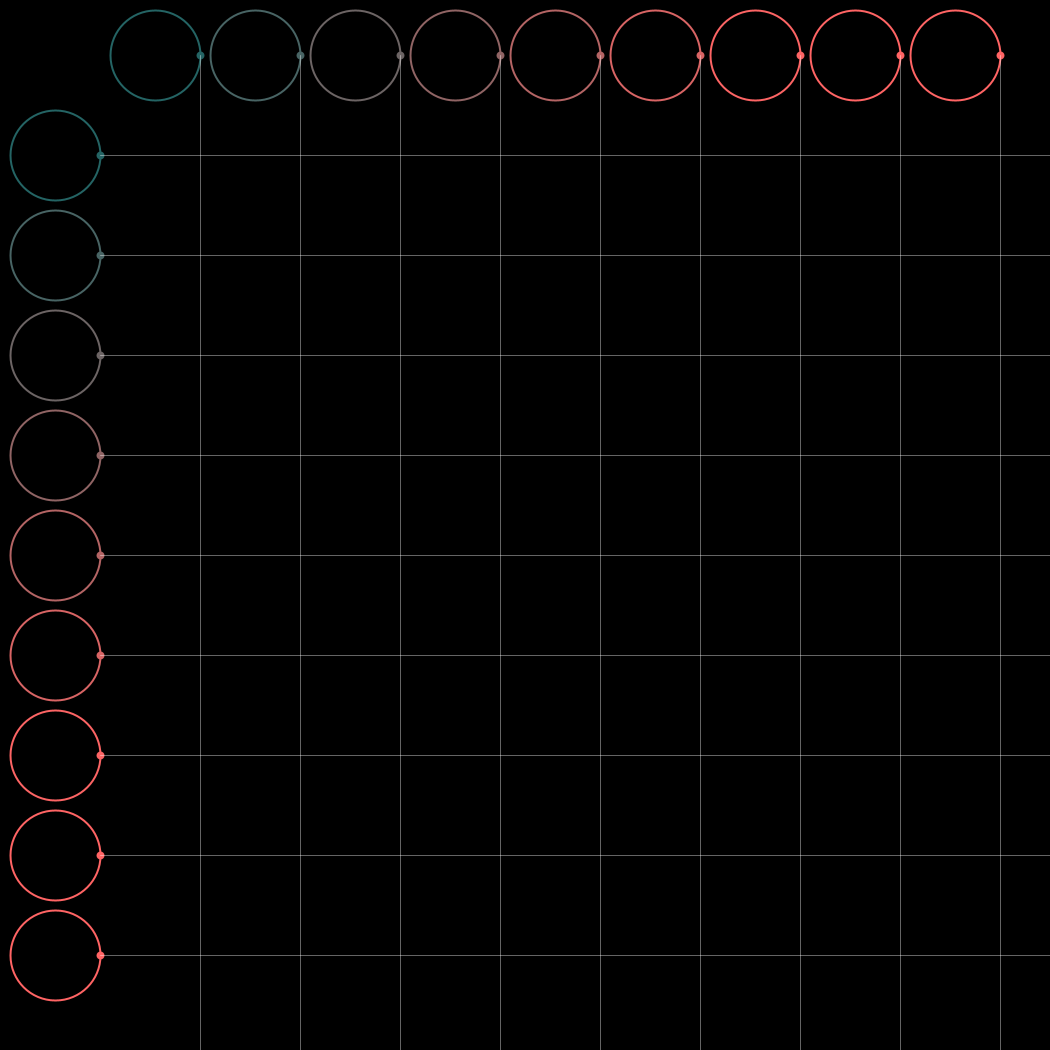
Frame 1 (no input)
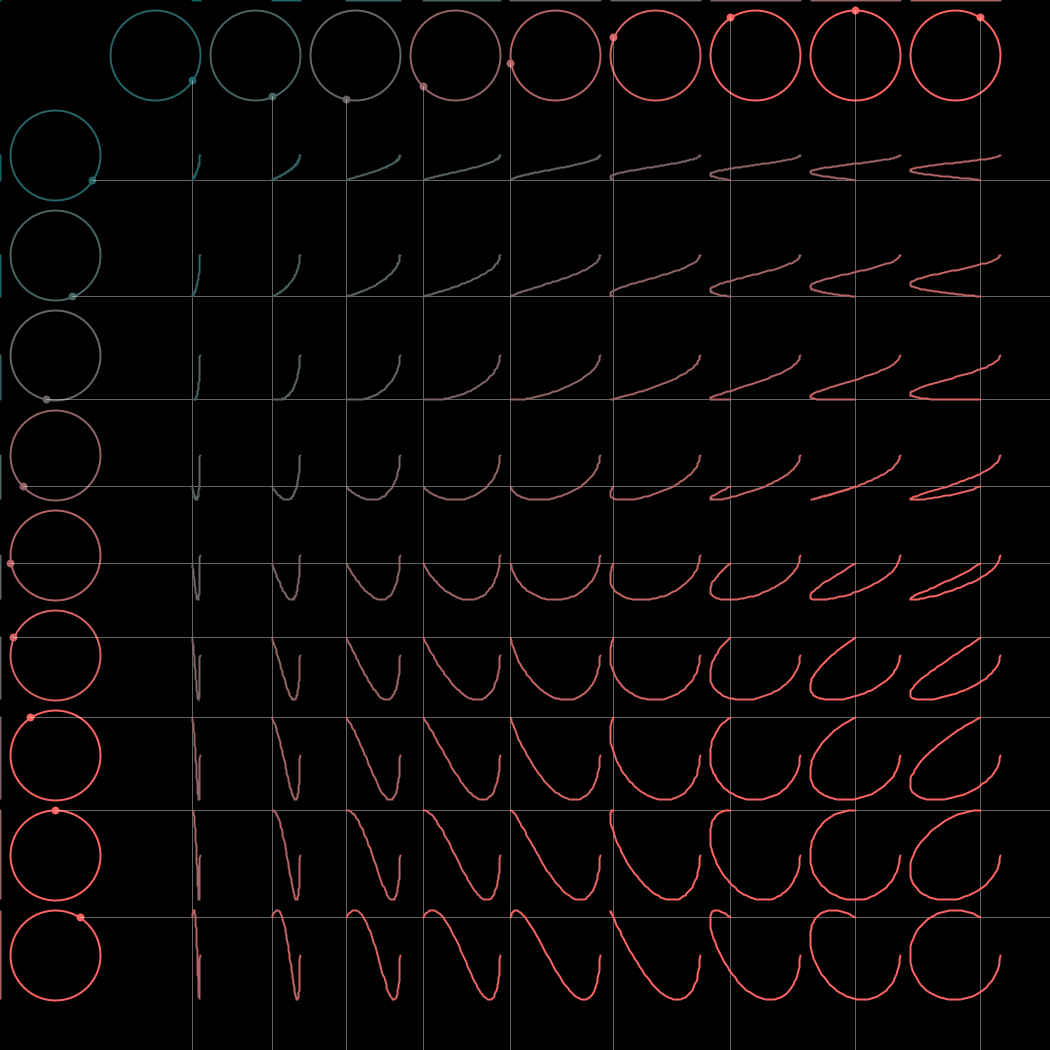
Frame 60 (the mouse pressed at the canvas centre just before this capture)
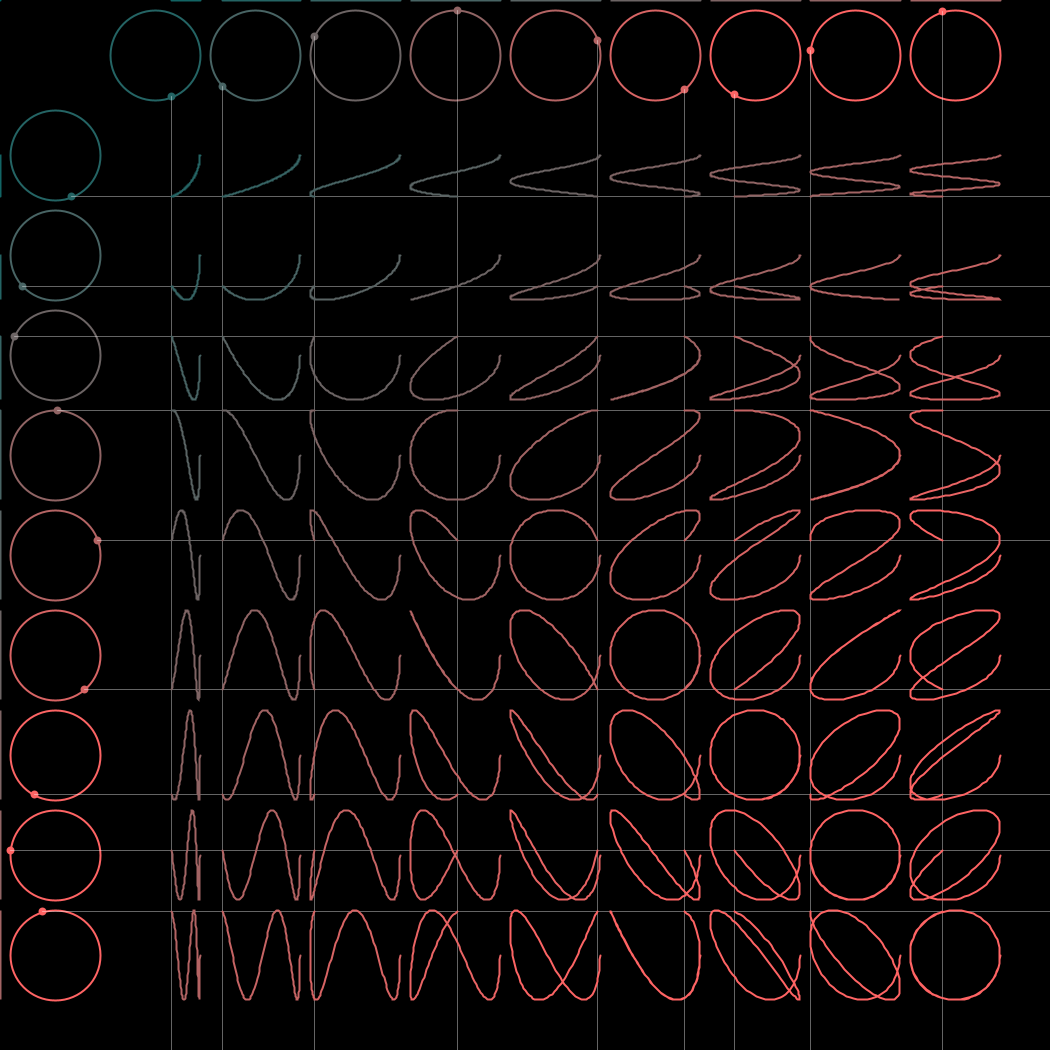
Frame 120 (the mouse held since frame 60 and released just before this capture)

The Processing sketch that drew these frames (run headless with seeded random() and noise(); from frame 60 on, the mouse is pressed at the canvas centre):

// Processing sketch: LissajousCurveTable
// ── LissajousCurveTable.pde

int radious = 100;
int padding = 10;
int margin = 10;

Circle[] axisX;
Circle[] axisY;
Curve[][] curves;

float speed = 0.01;
float theta = 0;
void setup() {
  size(1050, 1050);
  
  axisX = new Circle[(int)(width/radious)];
  axisY = new Circle[(int)(width/radious)];
  curves = new Curve[axisY.length][axisX.length];
  
  int r = radious - padding;
  for (int i=0; i < axisX.length; i++) {
    float itsColor = i*360/axisX.length;
    
    float cx = i*radious + r/2;
    float cy = r/2 + margin;
    axisX[i] = new Circle(itsColor, cx + margin, cy, r, i);
    axisY[i] = new Circle(itsColor, cy, cx + margin, r, i);
  }
  
  for (int j=0; j < axisY.length; j++) {
    for (int i=0; i < axisX.length; i++) {
      float colorX = i*360/axisX.length;
      float colorY = j*360/axisY.length;
      curves[j][i] = new Curve((colorX+colorY)/2);
    }
  }
  
}

void draw() {
  colorMode(HSB);
  background(0);
  stroke(0);
  strokeWeight(2);
 
  for (int i=1; i<axisX.length; i++) {
    axisX[i].draw(theta);
    axisX[i].drawVerticalLine(theta);
  }
  
  for (int j=1; j<axisY.length; j++) {
    axisY[j].draw(theta);
    axisY[j].drawHorinzontalLine(theta);
  }
  
  for (int j=0; j < axisY.length; j++) {
    for (int i=0; i < axisX.length; i++) {
      curves[j][i].addPoint(axisX[i].px, axisY[j].py);
      curves[j][i].draw();
    }
  }
  
  theta += speed;
  if (theta >= 2*PI || theta<0) {
    //theta = 0;
    speed *= -1;
    
    for (int j=0; j < axisY.length; j++) {
    for (int i=0; i < axisX.length; i++) {
      curves[j][i].reset();
    }
  }
  }
}

// ── Circle.pde
class Circle{
  float cx, cy, d, r, speed;
  float index;
  color c;
  
  public float px, py;
  public Circle(float index, float cx, float cy, float d, int speed) {
    this.index = index;
    this.cx = cx;
    this.cy = cy;
    this.d = d;
    this.r = d/2;
    this.speed = speed;
    this.c = color(index, 100, 100);
  }
  
  public void calculate(float theta) {
    this.px = cx+r*cos(speed*theta);
    this.py = cy+r*sin(speed*theta);
  }
  
  public void drawPoint(float theta) {
    calculate(theta);
    strokeWeight(8);
    point(px, py);
  }
  
  public void draw(float theta) {
    stroke(this.c);
    strokeWeight(2);
    noFill();
    ellipse(cx, cy, d, d);
  
    drawPoint(theta);
  }
  
  public void drawHorinzontalLine(float theta) {
    calculate(theta);
    
    strokeWeight(1);
    stroke(255, 100);
    line(px, py, width, py);
  }
  
  public void drawVerticalLine(float theta) {
    calculate(theta);
    
    strokeWeight(1);
    stroke(255, 100);
    line(px, py, px, height);
  }
}

// ── Curve.pde
class Curve{
  ArrayList<PVector> points;
  color c;
  public Curve(float index) {
    points = new ArrayList<PVector>();
    
    this.c = color(index, 100, 100);
  }
  
  public void addPoint(float x, float y) {
    points.add(new PVector(x, y));
  }
  
  public void draw() {
    stroke(c);
    strokeWeight(2);
    noFill();
    beginShape();
    for(PVector p:points) {
      vertex(p.x, p.y);
    }
    endShape();
  }
  
  public void reset() {
    points.clear();
  }
  

}
